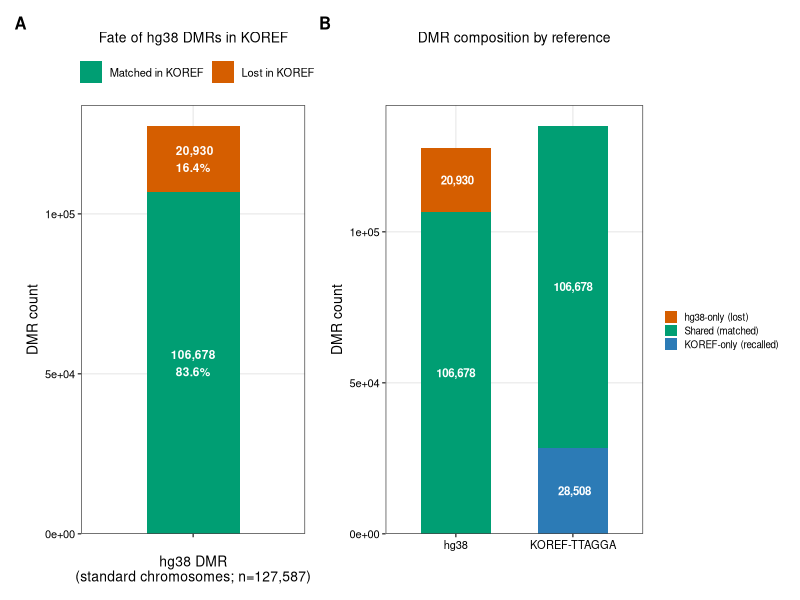
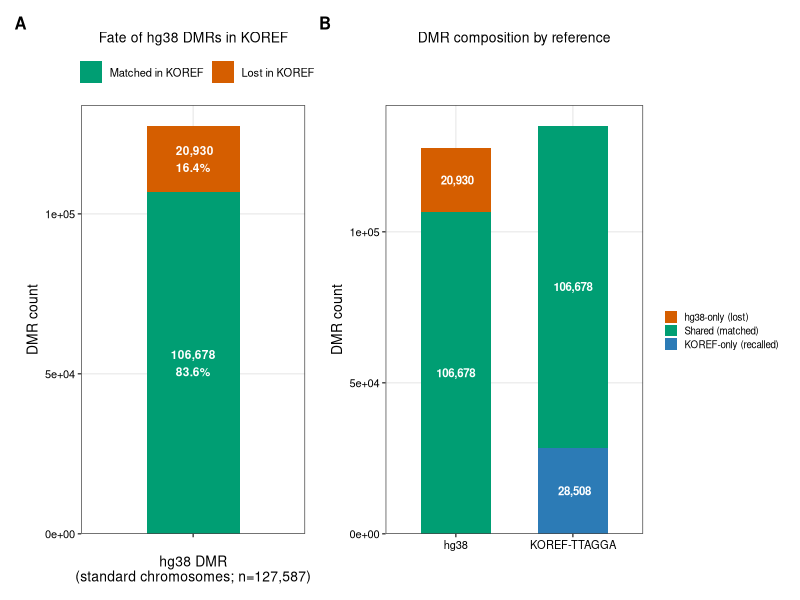

Here is the R script that generated these plots, in order:
library(ggplot2); library(patchwork); library(data.table)
# ---------------------------------------------------------------
# Path configuration. Set SALIVA_ROOT (and WORK_DIR) in your environment,
# or edit the two lines below to point at your local data directory.
#   export SALIVA_ROOT=/path/to/your/dedup_rerun
# Figure scripts read inputs under ${SALIVA_ROOT}; no data are bundled here.
# ---------------------------------------------------------------
SALIVA_ROOT <- Sys.getenv("SALIVA_ROOT", unset = "/path/to/dedup_rerun")
WORK_DIR    <- Sys.getenv("WORK_DIR",    unset = "/path/to/workdir")

OUT <- paste0(SALIVA_ROOT,"/figures_rev")
COL_MATCH <- "#009E73"; COL_LOST <- "#D55E00"; COL_RECALL <- "#2C7BB6"
tp <- function() theme_bw(base_size=10) +
  theme(panel.grid.minor=element_blank(), axis.text=element_text(color="black"),
        plot.tag=element_text(face="bold", size=12))

# 확정값 (서버 재집계, 표준염색체 기준)
HG38_STD <- 127587   # 표준염색체 hg38 DMR (= matched 106,678 + lost 20,930 의 모집단)
MATCHED  <- 106678
LOST     <- 20930
KRECALL  <- 28508

# ── Panel A: Fate of hg38 DMRs ──────────────────────────
fate <- data.table(
  cat = factor(c("Matched in KOREF","Lost in KOREF"),
               levels=c("Lost in KOREF","Matched in KOREF")),
  n   = c(MATCHED, LOST),
  pct = c(MATCHED/HG38_STD*100, LOST/HG38_STD*100))
pA <- ggplot(fate, aes(x="", y=n, fill=cat)) +
  geom_bar(stat="identity", width=0.5) +
  geom_text(aes(label=sprintf("%s\n%.1f%%", format(n,big.mark=","), pct)),
            position=position_stack(vjust=0.5), size=3, color="white", fontface="bold") +
  scale_fill_manual(values=c("Matched in KOREF"=COL_MATCH,"Lost in KOREF"=COL_LOST),
                    breaks=c("Matched in KOREF","Lost in KOREF")) +
  scale_y_continuous(expand=expansion(mult=c(0,0.05))) +
  labs(tag="A", x=sprintf("hg38 DMR\n(standard chromosomes; n=%s)", format(HG38_STD,big.mark=",")),
       y="DMR count", fill="", title="Fate of hg38 DMRs in KOREF") +
  tp() + theme(legend.position="top", plot.title=element_text(size=10, hjust=0.5))

# ── Panel B: DMR composition by reference ───────────────
comp <- data.table(
  ref  = factor(rep(c("hg38","KOREF-TTAGGA"), c(2,2)), levels=c("hg38","KOREF-TTAGGA")),
  part = c("Shared (matched)","hg38-only (lost)","Shared (matched)","KOREF-only (recalled)"),
  n    = c(MATCHED, LOST, MATCHED, KRECALL))
comp[, part := factor(part, levels=c("hg38-only (lost)","Shared (matched)","KOREF-only (recalled)"))]
pB <- ggplot(comp, aes(x=ref, y=n, fill=part)) +
  geom_bar(stat="identity", width=0.6) +
  geom_text(aes(label=format(n,big.mark=",")),
            position=position_stack(vjust=0.5), size=2.9, color="white", fontface="bold") +
  scale_fill_manual(values=c("Shared (matched)"=COL_MATCH,
                             "hg38-only (lost)"=COL_LOST,
                             "KOREF-only (recalled)"=COL_RECALL)) +
  scale_y_continuous(expand=expansion(mult=c(0,0.05))) +
  labs(tag="B", x=NULL, y="DMR count", fill="", title="DMR composition by reference") +
  guides(fill=guide_legend(ncol=1)) +
  tp() + theme(legend.position="right",
               legend.text=element_text(size=7),
               legend.key.size=unit(0.35,"cm"),
               plot.title=element_text(size=10, hjust=0.5))

figS <- (pA | pB) + plot_layout(widths=c(1,1.15))
ggsave(file.path(OUT,"FigS_DMR_fate_rev2.pdf"), figS, width=190, height=95, units="mm", dpi=300, device=cairo_pdf)
ggsave(file.path(OUT,"FigS_DMR_fate_rev2.png"), figS, width=190, height=95, units="mm", dpi=300)
cat("FigS_DMR_fate_rev2 saved (n=127,587)!\n")
